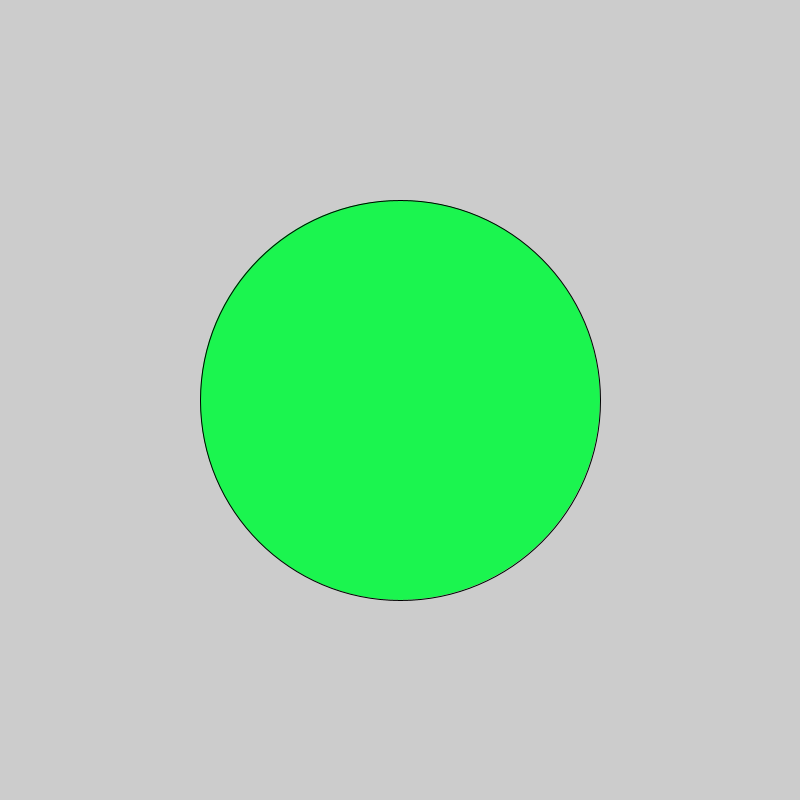
Frame 1 (no input)
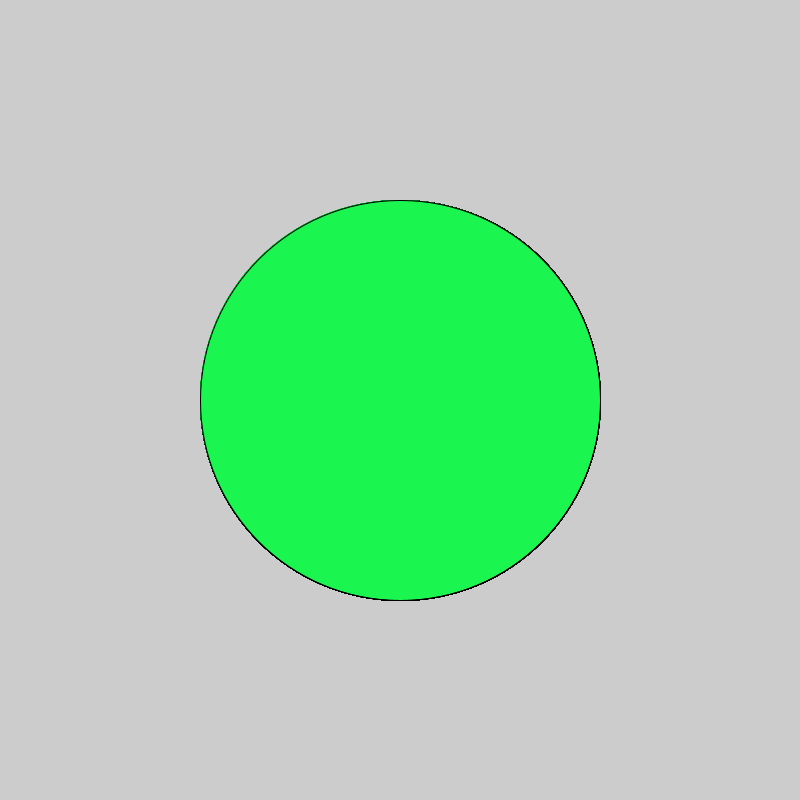
Frame 60 (the mouse pressed at the canvas centre just before this capture)
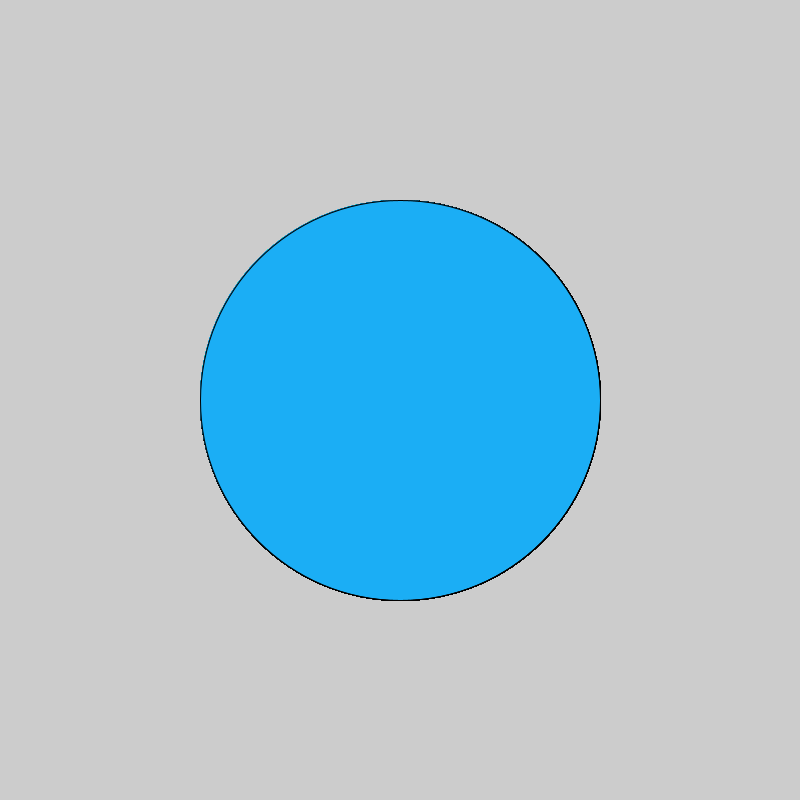
Frame 120 (the mouse held since frame 60 and released just before this capture)

The Processing sketch that drew these frames (run headless with seeded random() and noise(); from frame 60 on, the mouse is pressed at the canvas centre):

// Processing sketch: changecolor
// ── changecolor.pde
void setup(){
size(800,800);
}
void draw(){
  if(mousePressed){
  fill(#1BAEF5);
  }else{
    fill(#1BF54F);
  }
  ellipse(400,400,400,400);
}
